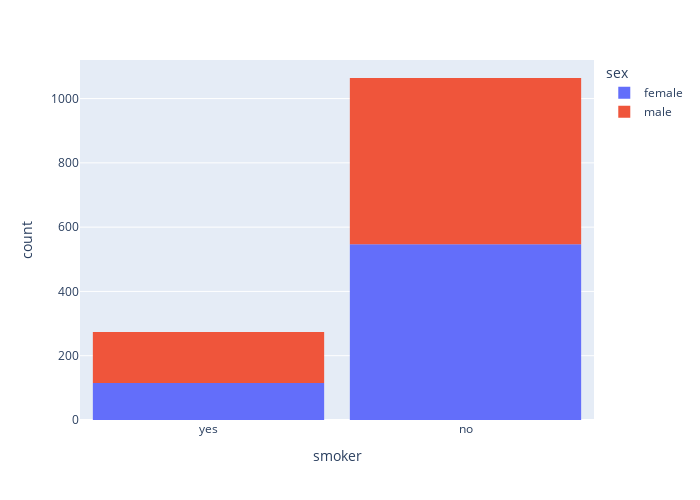

The code cell stored with this chart in its notebook:
### Code cell
fig = px.histogram(medical_df, x='smoker', color='sex')
fig.update_layout(bargap=0.1, height=500, width=700)
fig.show()

### Figure 1 — Plotly figure (JSON) as saved in the notebook; plotly's stock layout.template omitted (floating-point values rounded to 4 significant figures; data arrays with more than 128 entries replaced by an {"elided": "..."} marker saying what was removed)
{"data": [{"alignmentgroup": "True", "bingroup": "x", "hovertemplate": "sex=female<br>smoker=%{x}<br>count=%{y}<extra></extra>", "legendgroup": "female", "marker": {"color": "#636efa", "pattern": {"shape": ""}}, "name": "female", "offsetgroup": "female", "orientation": "v", "showlegend": true, "type": "histogram", "x": {"elided": "662 str values"}, "xaxis": "x", "yaxis": "y"}, {"alignmentgroup": "True", "bingroup": "x", "hovertemplate": "sex=male<br>smoker=%{x}<br>count=%{y}<extra></extra>", "legendgroup": "male", "marker": {"color": "#EF553B", "pattern": {"shape": ""}}, "name": "male", "offsetgroup": "male", "orientation": "v", "showlegend": true, "type": "histogram", "x": {"elided": "676 str values"}, "xaxis": "x", "yaxis": "y"}], "layout": {"bargap": 0.1, "barmode": "relative", "height": 500, "legend": {"title": {"text": "sex"}, "tracegroupgap": 0}, "margin": {"t": 60}, "width": 700, "xaxis": {"anchor": "y", "autorange": true, "domain": [0, 1], "range": [-0.5, 1.5], "title": {"text": "smoker"}, "type": "category"}, "yaxis": {"anchor": "x", "autorange": true, "domain": [0, 1], "range": [0, 1120], "title": {"text": "count"}}}}
